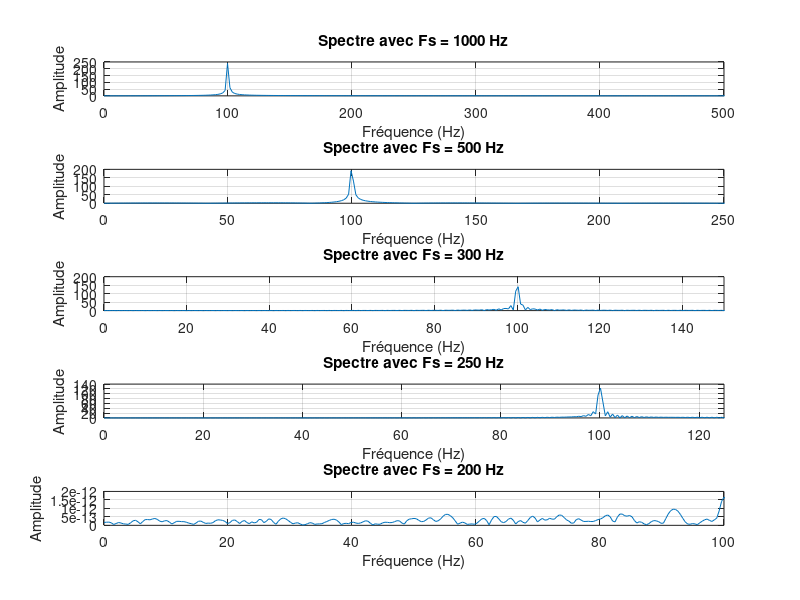

The MATLAB source for this figure:
% Définition de la fréquence du signal à générer (en Hz)
f=100;

% Différentes fréquences d'échantillonnage à tester
Fs_values = [1000, 500, 300, 250, 200];

% Nombre de points pour la FFT
N = 512;

% Création d'une nouvelle figure
figure;

% Boucle pour tester chaque fréquence d'échantillonnage
for i = 1:length(Fs_values)
    Fs = Fs_values(i);
    
    % Calcul de la période d'échantillonnage (en secondes)
    Ts = 1/Fs;
    
    % Création du vecteur temps : de 0 à 1 seconde avec un pas de Ts
    t = 0:Ts:1-Ts;
    
    % Génération d'un signal sinusoïdal d'amplitude 1, de fréquence f
    x = sin(2*pi*f*t);
    
    % Calcul de la transformée de Fourier rapide (FFT)
    xf = fft(x, N);
    
    % Création de l'axe des fréquences (en Hz)
    freq = (0:N-1) * Fs / N;
    
    % Création du sous-graphique (5 lignes, 1 colonne, position i)
    subplot(5, 1, i);
    
    % Tracé du module (amplitude) du spectre en fonction de la fréquence
    plot(freq, abs(xf));
    
    % Ajout de labels et titre
    xlabel('Fréquence (Hz)');
    ylabel('Amplitude');
    title(sprintf('Spectre avec Fs = %d Hz', Fs));
    grid on;

    % Limiter l'axe X pour une meilleure visualisation (0 à Fs/2)
    xlim([0 Fs/2]);
end
